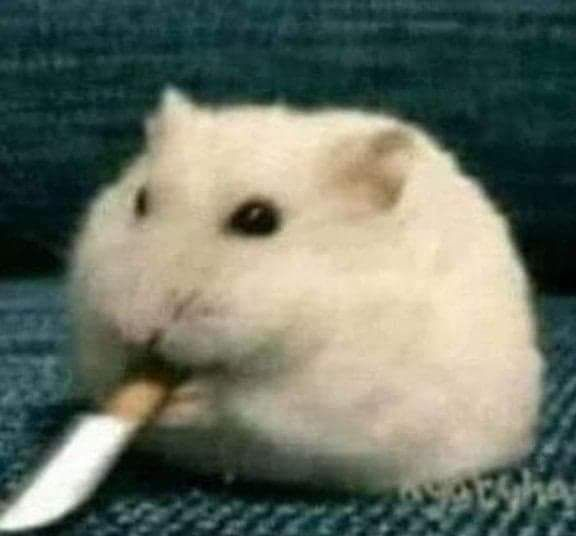
#> input picture Resources/input picture.jpg, 576 x 536 px
$ python AltMain.py
#> lines starting #> are read from the running program, lines starting #| are printed output that depends on the picture
### TemplateMatchingAutomated.py
import cv2 as cv
import numpy as np
from NonMaximaSupression import non_max_suppression

#read image
inputPic = cv.imread("Resources/input picture.jpg")
#> inputPic is the input picture: shape (536, 576, 3); mean B, G, R 101.3, 114.3, 106.8

#convert the image
input_gray = cv.cvtColor(inputPic, cv.COLOR_BGR2GRAY)
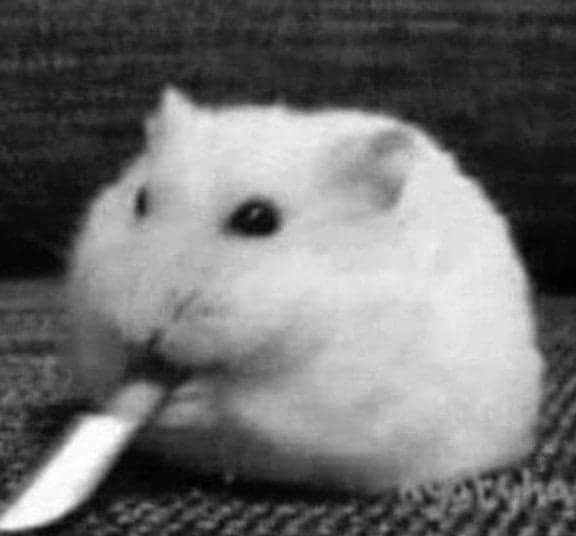
#> input_gray: shape (536, 576); min 0, max 255, mean 110.6

templateTest = cv.imread("Output/CroppedPicture.jpg", 0)

# [35 lines left out: function TemplateMatching, not called in this run]

### CroppingTemplate.py
import cv2 as cv

cropping = False
showCropping = True
x_start, y_start, x_end, y_end = 0, 0, 0, 0
tempimage = cv.imread("Resources/1M-2L-1P-1CL-1C (1).png")

# mouse_crop() is the event called in template_cropping() as a setMouseCallBack
# and handles the actual user inputs
# [20 lines left out: function mouse_crop, not called in this run]

# template_cropping() takes an input image and returns a list of coordinates indicating the template area
# Takes originally inspiration from: https://www.life2coding.com/crop-image-using-mouse-click-movement-python/
def template_cropping(image):

    # Opens window with name image with the input picture
    cv.namedWindow("image")
    tempimage = image

    # Runs the mouse_crop as a MouseCallback event to take the users mouse input
    cv.setMouseCallback("image", mouse_crop)

    # Within the while statement is where the red rectangle is being drawn while the user is currently cropping
    while showCropping:
        i = image.copy()
        if not cropping:
            cv.imshow("image", image)
        elif cropping:
            cv.rectangle(i, (x_start, y_start), (x_end, y_end), (0, 0, 255), 2)
            cv.imshow("image", i)
        cv.waitKey(1)

    # Close all open windows
    cv.destroyAllWindows()

    # Saves all the final coordinates in a list called result then returning it
    result = [x_start, y_start, x_end, y_end]
    return result

# Crop() takes the image and coordinates and crops the image accordingly
# [14 lines left out: functions crop, combinedCrop, not called in this run]

### AltMain.py
import cv2 as cv
import numpy as np

from CroppingTemplate import template_cropping, crop
from TemplateMatchingAutomated import TemplateMatching
from NoiseReduction import median_filter, convolve, generate_gaussian_kernel
from Morphology import inbuiltMorphology, OpType, morphology, Closing

imageInput = cv.imread("Resources/JPEGbilleder/Coins/GreenBackground/IMG_0383.JPEG")
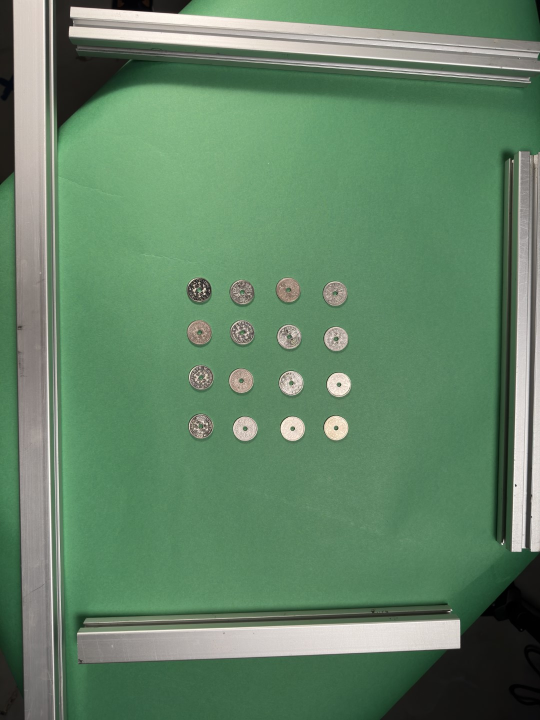
#> input picture Resources/JPEGbilleder/Coins/GreenBackground/IMG_0383.JPEG, 1080 x 1440 px (shown at 1/2 size)
#> imageInput is the input picture: shape (1440, 1080, 3); mean B, G, R 102.9, 132.1, 98.8
imageInput = np.array(imageInput, dtype=np.uint8)
tempImage = imageInput

# Settings
gaussian_radius = 25
closing_kernel = 5
# structuring_element_erosion = 3
# structuring_element_dilation = [[0, 1, 0], [1, 1, 1], [0, 1, 0]]

# These can be changed between True / False to include or exclude different types of image processing.
resize = True
medianFilter = True
convolve_with_gaussian = True
binaryThresh = True
closing = True
testing = False
# -------------------------------
# Warning: Modifying these can crash the program
tempCoords = True
adjustImgSize = True
subtractBlurred = True
createTemplate = True
matchTemplates = True
# -------------------------------

if resize:
    scale_percent = 50  # percent of original size
    width = int(tempImage.shape[1] * scale_percent / 100)
#> width = 540
    height = int(tempImage.shape[0] * scale_percent / 100)
#> height = 720
    dim = (width, height)
#> dim = (540, 720)
    tempImage = cv.resize(tempImage, dim, interpolation=cv.INTER_AREA)
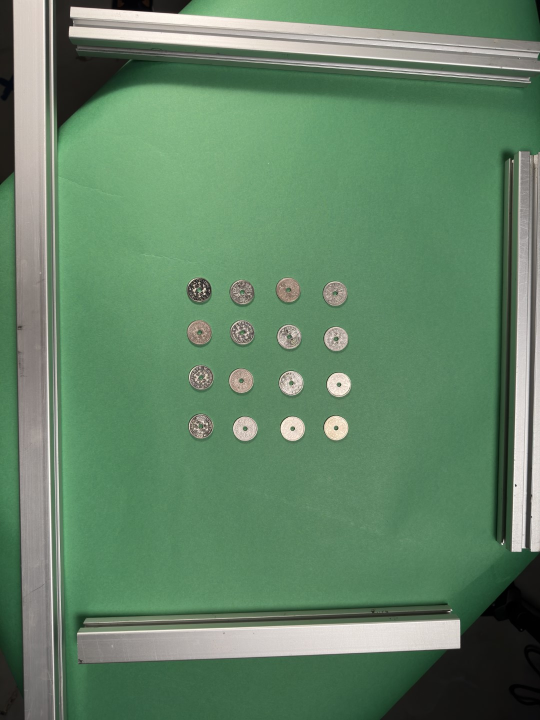
#> tempImage: shape (720, 540, 3); mean B, G, R 103, 132.2, 98.9
    imageInput = tempImage

# Grab temmplate coordinates
if tempCoords:
    template_coords = template_cropping(tempImage)

tempImage_gray = cv.cvtColor(tempImage, cv.COLOR_BGR2GRAY)
tempImage = np.array(tempImage_gray, dtype=np.uint8)

# Run median filter
if medianFilter:
    tempImage = median_filter(tempImage, 3)
    # median_filtered_img = tempImage

# Convolve with gaussian happens here
if convolve_with_gaussian:
    gaussian_kernel = generate_gaussian_kernel(gaussian_radius, 500)
    image_blurred = convolve(tempImage, gaussian_kernel)
    if adjustImgSize:
        image_resize = tempImage[gaussian_radius:tempImage.shape[0]-gaussian_radius, gaussian_radius:tempImage.shape[1]-gaussian_radius]
        if subtractBlurred:
            tempImage = cv.subtract(image_resize, image_blurred)
            image_subtracted = tempImage


# Binary thresholding happens here
if binaryThresh:
    ret, tempImage = cv.threshold(tempImage, 25, 255, cv.THRESH_BINARY)
    image_binary = tempImage


# Run closing operation
if closing:
    tempImage = inbuiltMorphology(tempImage, closing_kernel, OpType.Closing)
    # tempImage = Closing(image_binary, structuring_element_erosion, structuring_element_dilation)
    image_closed = tempImage


# Crop out the selected template using coordinates
if createTemplate & tempCoords:
    template = crop(tempImage, template_coords[0] - gaussian_radius, template_coords[1] - gaussian_radius, template_coords[2] - gaussian_radius, template_coords[3] - gaussian_radius)


# Match template against processed image
if matchTemplates & createTemplate & tempCoords:
    tempImage, templateMatching_count = TemplateMatching(imageInput, tempImage, template, gaussian_radius)
    # templateMatching_result = tempImage


tempImage = cv.putText(tempImage, F"{templateMatching_count}", (15, 65), 1, 4, (0, 0, 255), 5, cv.LINE_AA)

# Display images generated along the way
if convolve_with_gaussian:
    cv.imshow("blur", image_blurred)
    cv.imshow("Subtracted", image_subtracted)

if binaryThresh:
    cv.imshow("Binary", image_binary)

if createTemplate & tempCoords:
    cv.imshow("template", template)

if createTemplate & matchTemplates & tempCoords:
    cv.imshow("template matching", tempImage)

if closing:
    cv.imshow("Closed", image_closed)

if testing:
    cv.imwrite('Output/Coins/NormalBackground/CoinNBtest1_result.png', tempImage)
    cv.imwrite('Output/Coins/NormalBackground/CoinNBtest1_final.png', image_closed)
    cv.imwrite('Output/Coins/NormalBackground/CoinNBtest1_template.png', template)

cv.waitKey(0)
